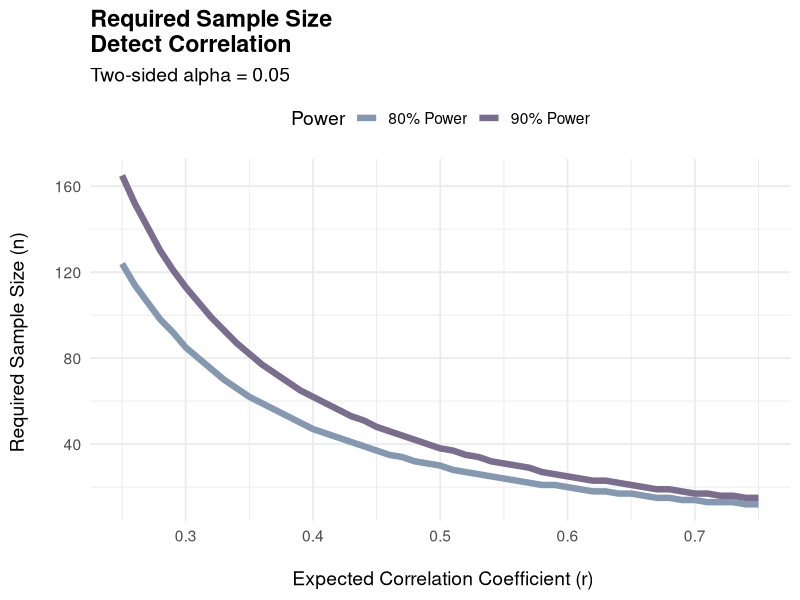

Generate this figure with R:
# Load required library
library(ggplot2)

# Function to compute sample size for correlation
sample_size_corr <- function(r, power = 0.80, alpha = 0.05) {
  z_alpha <- qnorm(1 - alpha/2)
  z_beta  <- qnorm(power)
  fisher_z <- 0.5 * log((1 + r)/(1 - r))
  n <- ((z_alpha + z_beta)^2 / fisher_z^2) + 3
  return(ceiling(n))
}

# Sequence of correlation coefficients
r_values <- seq(0.25, 0.75, by = 0.01)

# Compute sample sizes for 80% and 90% power
n_80 <- sapply(r_values, sample_size_corr, power = 0.80)
n_90 <- sapply(r_values, sample_size_corr, power = 0.90)

# Create dataframe
df <- data.frame(
  r = rep(r_values, 2),
  SampleSize = c(n_80, n_90),
  Power = factor(rep(c("80% Power", "90% Power"), each = length(r_values)))
)

# Plot
ggplot(df, aes(x = r, y = SampleSize, color = Power)) +
  geom_line(size = 2.2) +
  labs(
    title = "Required Sample Size \nDetect Correlation",
    subtitle = "Two-sided alpha = 0.05",
    x = "\n Expected Correlation Coefficient (r)",
    y = "Required Sample Size (n) \n",
    color = "Power"
  ) +
  theme_minimal(base_size = 14) +
  theme(
    plot.title = element_text(face = "bold"),
    legend.position = "top"
  ) +
  scale_colour_manual(values=c("#8499b1", "#7b6d8d"))
